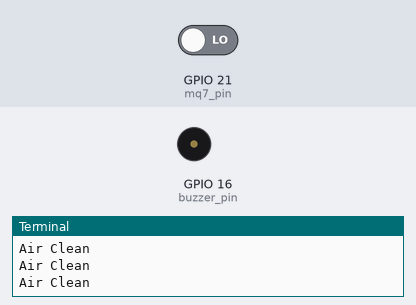
Bench run of a program on a simulated Raspberry Pi (BCM pin numbers). Shown: buzzer (waves = sounding, pin HIGH), the last lines printed to the terminal. The test bench sets the inputs (shaded band); at power-on: GPIO 21 (mq7_pin) LOW.

Above: at 1.2 s.
1.3 s: GPIO 21 (mq7_pin) driven HIGH
At 2.3 s:
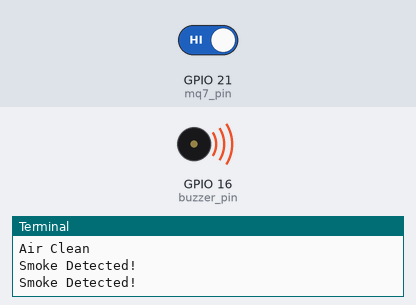
3.0 s: GPIO 21 (mq7_pin) driven LOW
At 3.5 s:
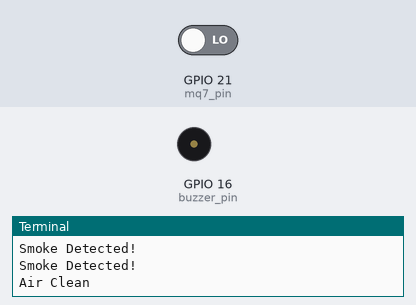
Timing chart, 0 to 6.0 s (numbered marks = the images above; inputs shaded):
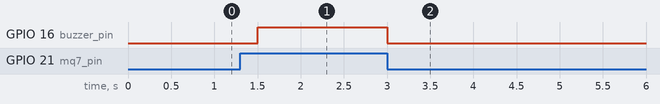

Measured:
- after the input at 1.3 s, GPIO 16 (buzzer_pin): LOW → HIGH after 0.20 s
- after the input at 3.0 s, GPIO 16 (buzzer_pin): HIGH → LOW at once

The program:

R55._Smoke_Detection_Alarm_System.py
```python
"""
Components Used:
1. Raspberry Pi
2. MQ7 Gas Sensor
3. Buzzer
4. Jumper Wires
"""

import time
import RPi.GPIO as gpio

# ---------------- GPIO Setup ----------------
gpio.setmode(gpio.BCM)  # Use BCM pin numbering

mq7_pin = 21      # GPIO pin connected to MQ7 sensor
buzzer_pin = 16   # GPIO pin connected to buzzer

# Set pin modes
gpio.setup(mq7_pin, gpio.IN)      # MQ7 as input
gpio.setup(buzzer_pin, gpio.OUT)  # Buzzer as output

# ---------------- Main Loop ----------------
try:
    print("Smoke Detection System Started...")

    while True:
        # Read sensor value (1 = smoke detected, 0 = clean air)
        smoke_detected = gpio.input(mq7_pin)

        if smoke_detected == 1:
            # If smoke is detected → turn ON buzzer
            gpio.output(buzzer_pin, gpio.HIGH)
            print("Smoke Detected!")
        else:
            # If no smoke → turn OFF buzzer
            gpio.output(buzzer_pin, gpio.LOW)
            print("Air Clean")

        time.sleep(0.5)  # Small delay for stability

except KeyboardInterrupt:
    # Turn OFF buzzer and clean GPIO on exit
    gpio.output(buzzer_pin, gpio.LOW)
    gpio.cleanup()
    print("Exiting...")
```
